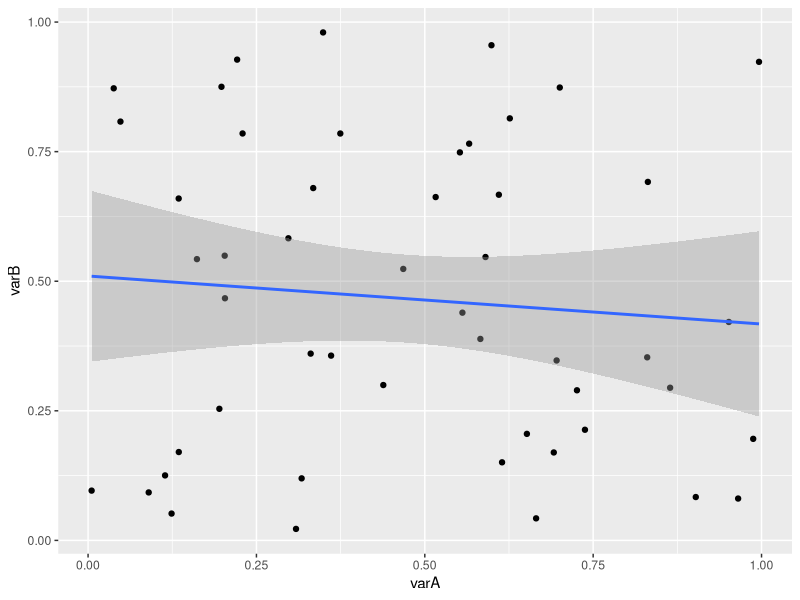

Recreate this plot in R.
## ---- chunk 1
library(ggplot2)
library(TeachingDemos)
char2seed('espresso',set=FALSE)
char2seed('espresso')
## ---- chunk 2
n = 50  # number of observations (rows)

varA <- runif(n) # random uniform values (independent)
varB <- runif(n) # a second random column (dependent)
varC <- 5.5 + varA*10 # a noisy linear relationship with varA
ID <- seq_len(n) # creates a sequence from 1:n (if n > 0!)
regData <- data.frame(ID,varA,varB,varC)
head(regData)
str(regData)
## ---- chunk 3
# model
regModel <- lm(varB~varA,data=regData)

# model output
regModel # printed output is sparse
str(regModel) # complicated, but has "coefficients"
head(regModel$residuals) # contains residuals

# 'summary' of model has elements
summary(regModel) # 
summary(regModel)$coefficients
str(summary(regModel))

# can pull results from this, but it is tedious!
summary(regModel)$coefficients[1,4]   #p value for intercept
summary(regModel)$coefficients["(Intercept)","Pr(>|t|)"] # uggh


# unfurl this into a 1D atomic vector with names
z <- unlist(summary(regModel))
str(z)
z
z$coefficients7

# grab what we need and put into a little list

regSum <- list(intercept=z$coefficients1,
               slope=z$coefficients2,
               interceptP=z$coefficients7,
               slopeP=z$coefficients8,
               r2=z$r.squared)
print(regSum)
regSum$r2
regSum[[5]]

## ---- chunk 4
regPlot <- ggplot(data=regData,aes(x=varA,y=varB)) +
           geom_point() +
           stat_smooth(method=lm,se=0.99)
print(regPlot)
# ggsave(filename="Plot1.pdf",plot=regPlot,device="pdf")
